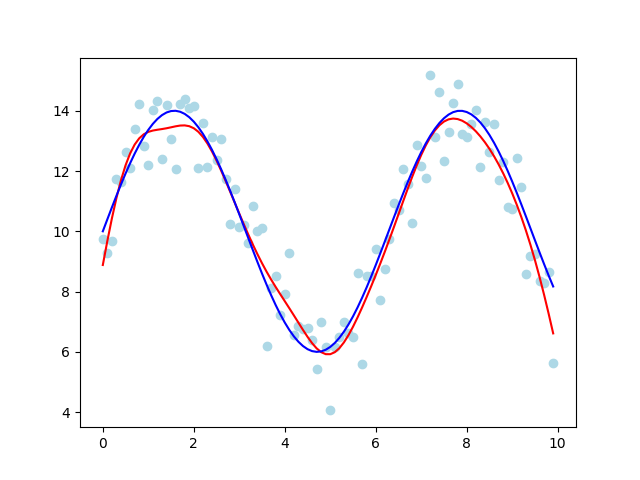

Reproduce this figure in Python.
# coding: UTF-8
import numpy as np
import matplotlib.pyplot as plt

# テストデータ生成
class GenModel:
    # ノイズ無し
    def generate(self, x):
        a = 4.0
        b = 10.0
        y = a * np.sin(x) + b
        return y

    # ノイズつき
    def observe(self, x):
        y = self.generate(x) + np.random.normal(0, 1.0, x.shape)
        return y

# ガウスカーネル回帰
class KernelRegression:
    # beta: ガウスカーネルパラメータ
    # lam : 正則化係数
    def __init__(self, beta, lam):
        self.beta = beta
        self.lam = lam
        
    # gauss kernel
    def __kernel(self, x1, x2):
        return np.exp(-self.beta * (x1 - x2)**2)

    # グラム行列を返す
    def __gram_mat(self, x):
        N = x.size
        K = np.empty((N, N))
        for i in range(N):
            for j in range(N):
                K[i, j] = self.__kernel(x[i], x[j])
        return K

    # 学習データを入力して係数aを決定する
    def fit(self, x, y):
        # 学習データを保持する
        self.x = x

        # solve (K + lambda I) a = y
        K = self.__gram_mat(x)
        self.a = np.linalg.solve(K + self.lam * np.eye(x.size), y)
        
    # 予測値を返す
    def predict(self, x):
        # \sum_j k(x, k_j) a_j
        K = np.empty((x.size, self.x.size))
        for i in range(x.size):
            for j in range(self.x.size):
                K[i, j] = self.__kernel(x[i], self.x[j])
        return K.dot(self.a)
    
if __name__ == '__main__':
    gen_model = GenModel()
    x = 0.1 * np.arange(100)
    y = gen_model.observe(x)
    t = gen_model.generate(x)

    kr = KernelRegression(beta=1.0, lam=0.1)
    kr.fit(x, y)
    print('a', kr.a)
    
    y_pred = kr.predict(x)
    plt.scatter(x, y, color='lightblue')    
    plt.plot(x, y_pred, color='red')
    plt.plot(x, t, color='blue')
    
    plt.show()
    # plt.savefig('kernel_regression.png')
